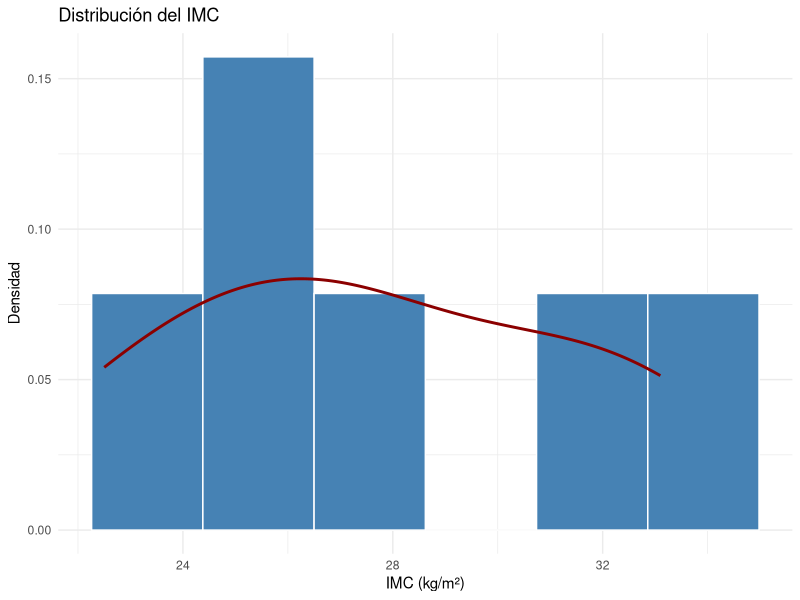
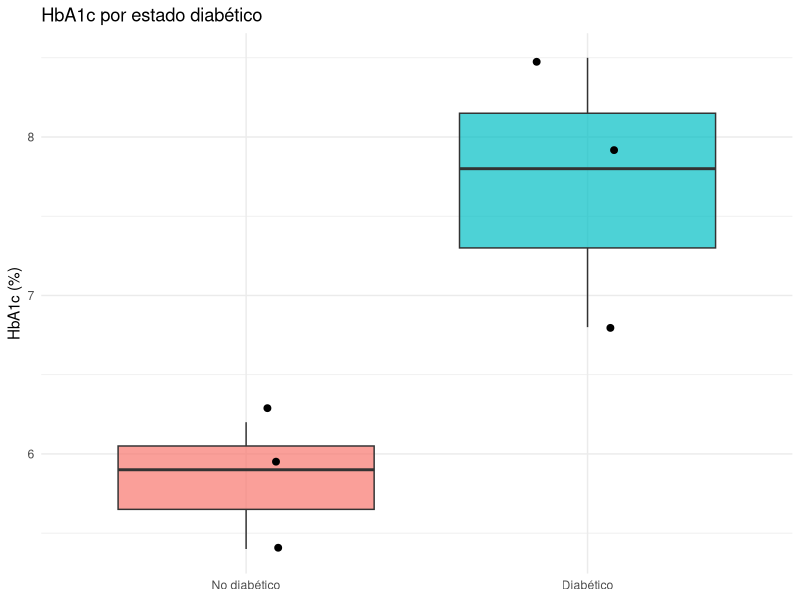
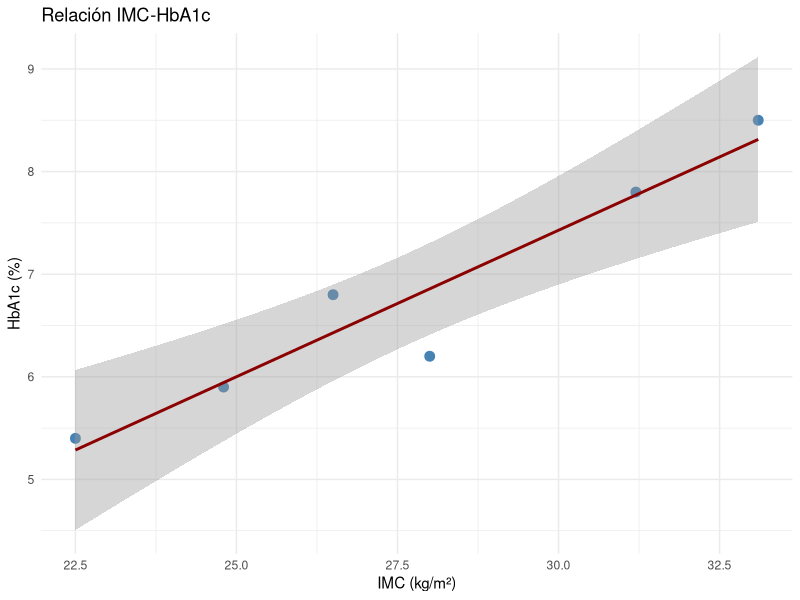

R code for these plots, in order:
## ---- chunk 1
#| lst-label: lst-apendiceC-1
#| lst-cap: "Tipos básicos y vectores en R"

# Asignación con <- (recomendado en R)
edad     <- 45L            # entero
peso_kg  <- 78.4           # numérico (double)
sexo     <- "Mujer"        # carácter
diabetes <- TRUE           # lógico

# Vectores con c()
edades       <- c(25, 30, 45, 22, 60)
diagnostico  <- c("HTA", "DM2", "HTA", "Sano", "DM2")
hospitalizado <- c(FALSE, TRUE, TRUE, FALSE, TRUE)

# Inspeccionar
class(edades);  length(edades);  range(edades)
## ---- chunk 2
#| lst-label: lst-apendiceC-2
#| lst-cap: "Indexación de vectores"

# Posicional
edades[1]            # primer paciente
edades[c(1, 3, 5)]   # pacientes 1, 3 y 5
edades[-1]           # todos menos el primero

# Lógica (filtros clínicos)
edades[edades >= 45]                # adultos mayores
diagnostico[hospitalizado]          # diagnósticos de hospitalizados
edades[diagnostico == "DM2"]        # edad de diabéticos
## ---- chunk 3
#| lst-label: lst-apendiceC-3
#| lst-cap: "Manejo de valores perdidos"

hba1c <- c(6.2, 7.8, NA, 8.5, 6.9, NA)

mean(hba1c)                # NA: cualquier NA contamina el resultado
mean(hba1c, na.rm = TRUE)  # 7.35: ignorar NAs

is.na(hba1c)               # vector lógico
sum(is.na(hba1c))          # 2 valores perdidos
hba1c[!is.na(hba1c)]       # eliminar NAs
## ---- chunk 4
#| lst-label: lst-apendiceC-4
#| lst-cap: "Construcción de un data frame clínico"

pacientes <- data.frame(
  id        = 1:6,
  edad      = c(25, 30, 45, 60, 55, 72),
  sexo      = c("M", "F", "F", "M", "F", "M"),
  imc       = c(22.5, 28.0, 31.2, 26.5, 33.1, 24.8),
  hba1c     = c(5.4, 6.2, 7.8, 6.8, 8.5, 5.9),
  diabetes  = c(0, 0, 1, 1, 1, 0)
)

str(pacientes)        # estructura y tipos
head(pacientes, 3)    # primeras 3 filas
dim(pacientes)        # filas x columnas
names(pacientes)      # nombres de variables
## ---- chunk 5
#| lst-label: lst-apendiceC-5
#| lst-cap: "Listas: contenedores heterogéneos"

resultado <- list(
  test       = "t-Student",
  p_valor    = 0.034,
  ic95       = c(0.12, 1.85),
  n_total    = 120
)
resultado$p_valor
resultado[["ic95"]]
## ---- chunk 6
#| lst-label: lst-apendiceC-6
#| lst-cap: "Factores, niveles y niveles de referencia"

# Convertir a factor
pacientes$sexo_f <- factor(pacientes$sexo, levels = c("M", "F"),
                           labels = c("Hombre", "Mujer"))
pacientes$diabetes_f <- factor(pacientes$diabetes,
                               levels = c(0, 1),
                               labels = c("No diabético", "Diabético"))

levels(pacientes$diabetes_f)    # niveles
table(pacientes$diabetes_f)     # frecuencia
## ---- chunk 7
#| lst-label: lst-apendiceC-7
#| lst-cap: "Categorizar variables continuas"

library(dplyr)

pacientes <- pacientes %>%
  mutate(
    # Grupos de edad clínicos
    edad_grupo = cut(edad,
                     breaks = c(0, 40, 65, Inf),
                     labels = c("<40", "40-64", ">=65"),
                     right  = FALSE),
    # Clasificación IMC (OMS)
    imc_cat = case_when(
      imc <  18.5             ~ "Bajo peso",
      imc <  25               ~ "Normopeso",
      imc <  30               ~ "Sobrepeso",
      imc >= 30               ~ "Obesidad"
    ),
    imc_cat = factor(imc_cat,
                     levels = c("Bajo peso", "Normopeso",
                                "Sobrepeso", "Obesidad"))
  )

table(pacientes$edad_grupo, pacientes$imc_cat)
## ---- chunk 8
#| lst-label: lst-apendiceC-9
#| lst-cap: "Pipeline típico de preparación de una cohorte"

library(dplyr)

resumen <- pacientes %>%
  filter(edad >= 40) %>%                                  # adultos
  mutate(hba1c_alta = if_else(hba1c >= 6.5, 1L, 0L)) %>%  # ≥6.5: DM
  group_by(sexo_f) %>%
  summarise(
    n             = n(),
    edad_media    = mean(edad, na.rm = TRUE),
    imc_mediana   = median(imc, na.rm = TRUE),
    pct_hba1c_alta = mean(hba1c_alta, na.rm = TRUE) * 100,
    .groups = "drop"
  )
resumen
## ---- chunk 9
#| lst-label: lst-apendiceC-11
#| lst-cap: "Resumen univariante de variables continuas"

summary(pacientes$imc)                                  # min, Q1, med, mean, Q3, max
c(media = mean(pacientes$imc),
  de    = sd(pacientes$imc),
  mediana = median(pacientes$imc),
  RIC = IQR(pacientes$imc))

# Cuantiles personalizados
quantile(pacientes$imc, probs = c(0.05, 0.25, 0.5, 0.75, 0.95))
## ---- chunk 10
#| lst-label: lst-apendiceC-12
#| lst-cap: "Frecuencias absolutas y relativas"

# Frecuencias
table(pacientes$imc_cat)

# Proporciones
prop.table(table(pacientes$imc_cat)) * 100

# Tabla de contingencia 2x2
tabla <- table(diabetes = pacientes$diabetes_f,
               obesidad = pacientes$imc >= 30)
tabla
prop.table(tabla, margin = 1) * 100   # % por fila (riesgo en expuestos)
## ---- chunk 11
#| lst-label: lst-apendiceC-13
#| lst-cap: "Descriptivos por grupo (típico de Tabla 1)"

pacientes %>%
  group_by(diabetes_f) %>%
  summarise(
    n          = n(),
    edad_media = mean(edad),
    edad_de    = sd(edad),
    imc_mediana = median(imc),
    imc_RIC    = IQR(imc),
    .groups = "drop"
  )
## ---- chunk 12
#| lst-label: lst-apendiceC-14
#| lst-cap: "Función propia: cálculo e interpretación clínica"

# Cálculo del IMC con interpretación
clasificar_imc <- function(peso_kg, altura_m) {
  imc <- peso_kg / (altura_m^2)
  categoria <- cut(imc,
                   breaks = c(0, 18.5, 25, 30, Inf),
                   labels = c("Bajo peso", "Normopeso",
                              "Sobrepeso", "Obesidad"),
                   right = FALSE)
  data.frame(imc = round(imc, 1), categoria = categoria)
}

clasificar_imc(peso_kg = c(55, 72, 95),
               altura_m = c(1.70, 1.75, 1.78))
## ---- chunk 13
#| lst-label: lst-apendiceC-15
#| lst-cap: "Iteración vectorizada con sapply"

# Vectorizado (preferido en R)
hba1c_vals <- c(5.6, 6.1, 6.5, 7.2, 8.0)

categoria_dm <- sapply(hba1c_vals, function(x) {
  if      (x <  5.7) "Normal"
  else if (x <  6.5) "Prediabetes"
  else               "Diabetes"
})
categoria_dm
## ---- chunk 14
#| lst-label: lst-apendiceC-16
#| lst-cap: "Histograma con curva de densidad"
#| fig-width: 6
#| fig-height: 4

library(ggplot2)

ggplot(pacientes, aes(x = imc)) +
  geom_histogram(aes(y = after_stat(density)),
                 bins = 6, fill = "steelblue", color = "white") +
  geom_density(color = "darkred", linewidth = 1) +
  labs(x = "IMC (kg/m²)", y = "Densidad",
       title = "Distribución del IMC") +
  theme_minimal()
## ---- chunk 15
#| lst-label: lst-apendiceC-17
#| lst-cap: "Boxplot estratificado: HbA1c por estado diabético"
#| fig-width: 6
#| fig-height: 4

ggplot(pacientes, aes(x = diabetes_f, y = hba1c, fill = diabetes_f)) +
  geom_boxplot(alpha = 0.7) +
  geom_jitter(width = 0.15, size = 2) +
  labs(x = NULL, y = "HbA1c (%)",
       title = "HbA1c por estado diabético") +
  theme_minimal() +
  theme(legend.position = "none")
## ---- chunk 16
#| lst-label: lst-apendiceC-18
#| lst-cap: "Diagrama de dispersión con línea de regresión"
#| fig-width: 6
#| fig-height: 4

ggplot(pacientes, aes(x = imc, y = hba1c)) +
  geom_point(size = 3, color = "steelblue") +
  geom_smooth(method = "lm", se = TRUE, color = "darkred") +
  labs(x = "IMC (kg/m²)", y = "HbA1c (%)",
       title = "Relación IMC-HbA1c") +
  theme_minimal()
## ---- chunk 17
#| lst-label: lst-apendiceC-19
#| lst-cap: "Ejemplos: t-test, chi-cuadrado, regresión lineal"

# 1) Comparar HbA1c entre diabéticos y no diabéticos
t.test(hba1c ~ diabetes_f, data = pacientes)

# 2) Asociación diabetes ~ obesidad (Fisher por n pequeño)
fisher.test(table(pacientes$diabetes_f, pacientes$imc >= 30))

# 3) Regresión lineal: HbA1c ~ IMC + edad
modelo <- lm(hba1c ~ imc + edad, data = pacientes)
summary(modelo)
confint(modelo)
## ---- chunk 18
#| lst-label: lst-apendiceC-20
#| lst-cap: "Regresión logística: probabilidad de diabetes"

# Pacientes simulados más amplios para que el modelo sea estimable
set.seed(123)
n <- 200
sim <- data.frame(
  edad = rnorm(n, 55, 12),
  imc  = rnorm(n, 28, 5)
)
sim$diabetes <- rbinom(n, 1,
                       plogis(-7 + 0.05*sim$edad + 0.12*sim$imc))

mod_log <- glm(diabetes ~ edad + imc, data = sim, family = binomial)
# Odds ratios con IC95%
exp(cbind(OR = coef(mod_log), confint.default(mod_log)))
